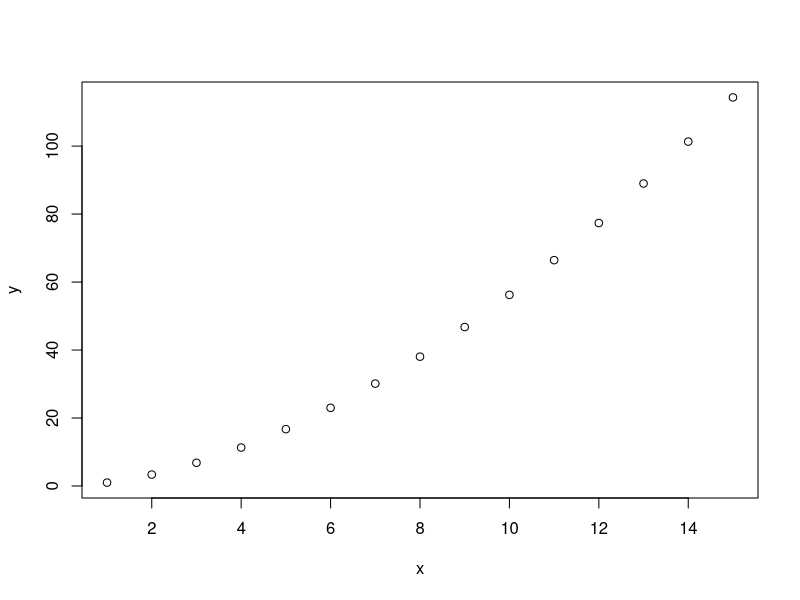
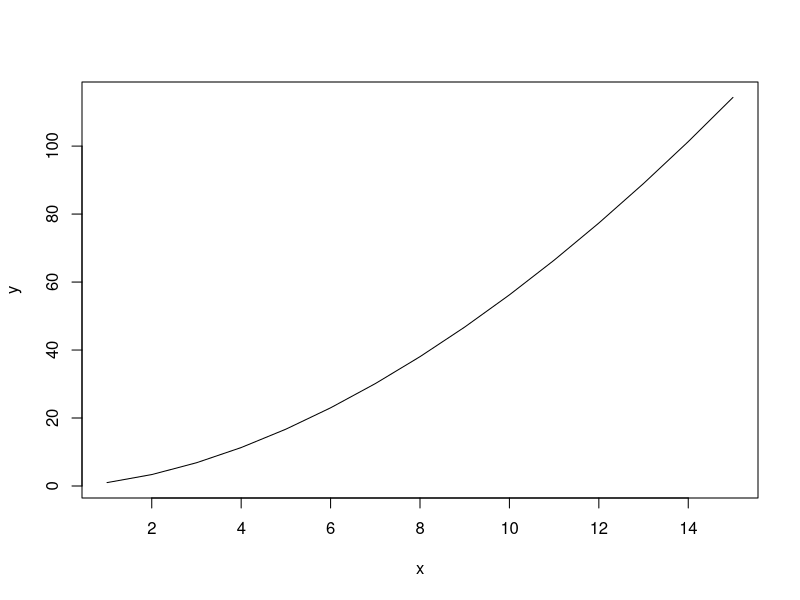
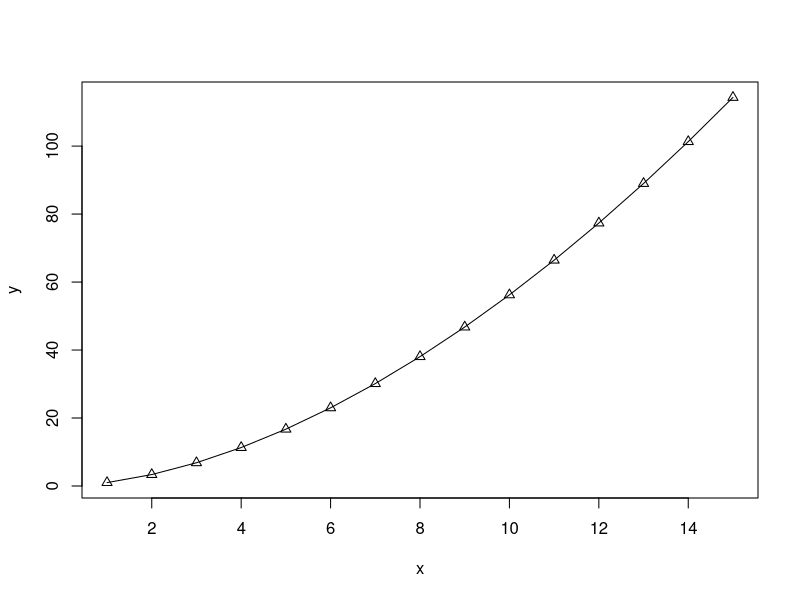
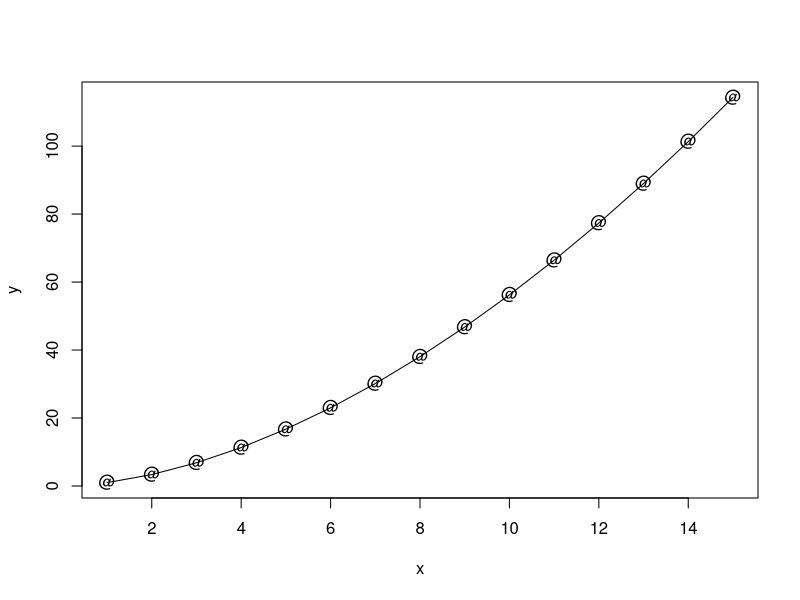
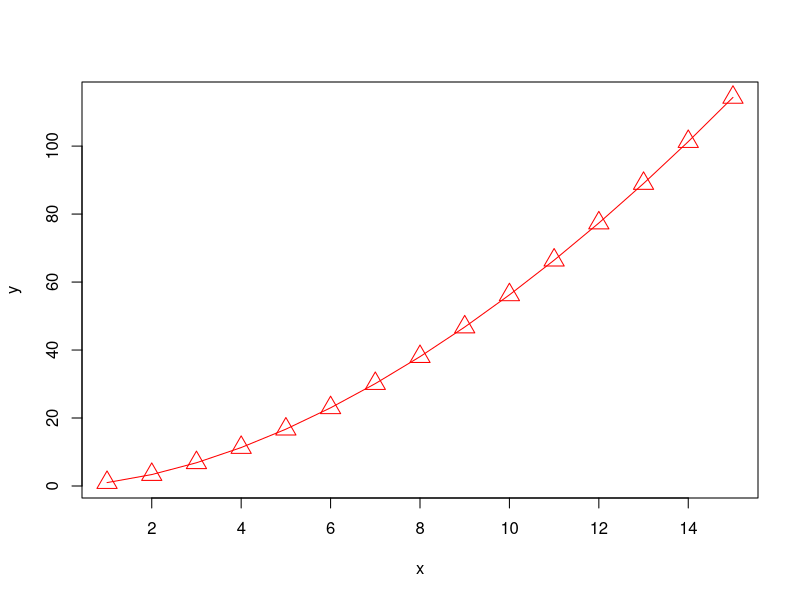
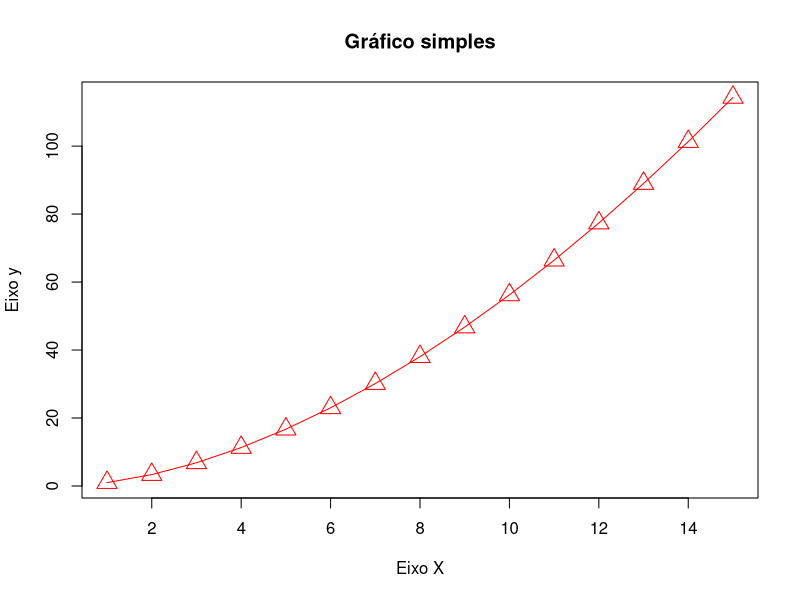
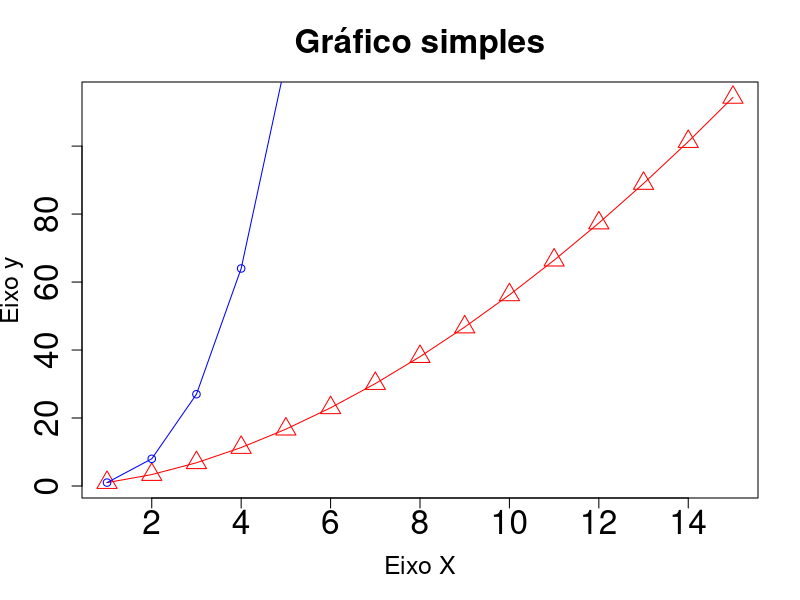
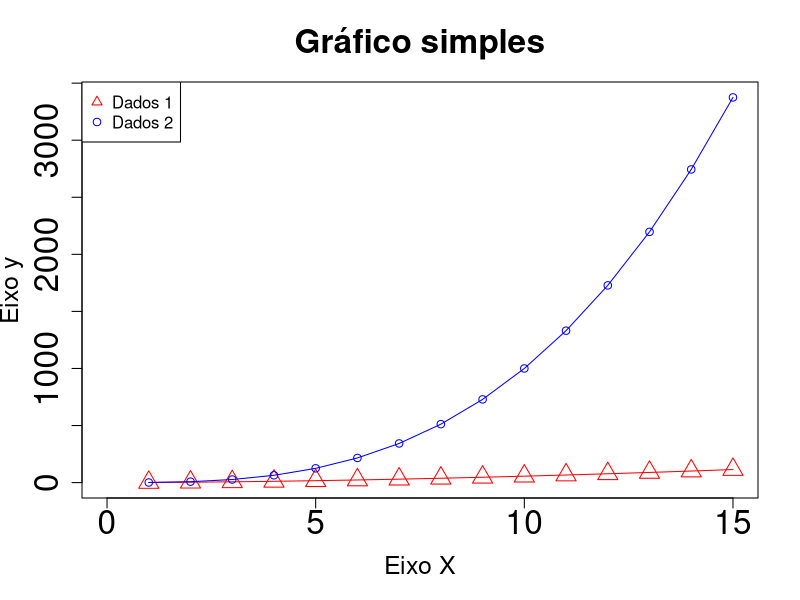

Recreate these plots in R, in order.
# Produzir gráficos de maneira fácil e rápida

# Três maneiras diferentes de criar gráficos em R
## Gráficos tradicionais (básicos) do R
## Pacote lattice
## Pacote ggplot2

par()



# Gráfico de Linhas

### Geralmente usado para indentificar tendencias nos dados
### Função plot()

### exemplo:
x<-1:15
y<- x**1.75
plot(x,y)
# conectando os pontos:
plot(x,y, type = "l")

plot(x,y, type = "o", pch=2)
plot(x,y, type = "o", pch='@')

#alterar tamanho e cor
plot(x,y, type = "o", pch=2,
    cex=2, col="red")

#titulo e eixos
plot(x,y, type = "o", pch=2,
     cex=2, col="red",
     xlab = "Eixo X",
     ylab = "Eixo y",
     main= "Gráfico simples")


#tamanho das fontes
plot(x,y, type = "o", pch=2,
     cex=2, col="red",
     xlab = "Eixo X",
     ylab = "Eixo y",
     main= "Gráfico simples",
     cex.lab=1.5, cex.axis=2, cex.main=2)
#adiciona nova linha
t<- x**3
lines(t, type = "o", col="blue")

#alterar tamanhos dos eixos x e y
#xlim = e ylim=
plot(x,y, type = "o", pch=2,
     cex=2, col="red",
     xlab = "Eixo X",
     ylab = "Eixo y",
     main= "Gráfico simples",
     cex.lab=1.5, cex.axis=2, cex.main=2,
     xlim = c(0,15),
     ylim= c(0,3375))
lines(t, type = "o", col="blue")


#adicionar legenda
#legend(x,y)
legend("topleft", pch = c(2,1),
       col = c("red","blue"),
       legend = c("Dados 1", "Dados 2"))

#para conter mais de um gráfico
#par(mfrow=c())
#par(mfrow=c(1,2)) divide a janela gráfica em um frame que permite acomodar dois gráficos em uma linha
par(mfrow=c(1,2)) #apenas uma janela com 2 gráficos

plot(x,y, type = "o", pch=3, cex=2, col="red")
plot(x,y, type = "o", pch=3, xlab="Eixo x", ylab = "Eixo Y",
     main = "Gráfico simples", cex.lab=1.5, cex.axis=2)


#gráfico de dispersão
#scatterplot
#Gráficos de dispersão são um dos tipos de gráficos mais usados na analise de dados
#São usados para representar correlação entre duas variáveis ou mais variáveis
#No R, ultiliza-se a função plot()


#dataset iris
plot(iris$Sepal.Length,
     iris$Petal.Length, main = "Iris dados")

plot(iris$Sepal.Length,
     iris$Petal.Length, main = "Iris dados", col = iris$Species)

#aumentar elementos
plot(iris$Sepal.Length,
     iris$Petal.Length, main = "Iris dados", col = iris$Species,
     pch=17, cex=2,
     xlab = "Sepal Length",
     ylab = "Petal Length")

#adicionar legend
legend(x= 4.5, y =7, pch = 17,
       col = c(1:3), legend = levels(iris$Species))


#Gráfico de barras
#barplot()

max.temp <- c(30,35,40,38,25,24,23)

barplot(max.temp)

#incrementando
barplot(max.temp, main="Temperatura Recife",
        xlab = "Dias", ylab = "Temperatura", 
        names.arg = c("Segunda","Terca","Quarta","Quinta","Sexta","Sabado","Domingo"),
        col = "yellow")

barplot(max.temp, main="Temperatura Recife",
        xlab = "Dias", ylab = "Temperatura", 
        names.arg = c("Segunda","Terca","Quarta","Quinta","Sexta","Sabado","Domingo"),
        col = rainbow(7))

#na horizontal só usar horiz = TRUE
barplot(max.temp, main="Temperatura Recife",
        xlab = "Dias", ylab = "Temperatura", 
        names.arg = c("Segunda","Terca","Quarta","Quinta","Sexta","Sabado","Domingo"),
        col = rainbow(7),
        horiz = T)


#Gráfico de barras empilhadas
#são criadas usando matriz

colors <- c("green", "orange", "brown")
months <- c("Mar","Apr","May","Jun","Jul")
regions <- c("East","West","North")

#matriz de valores
Values <- matrix(c(2,1,0,11,9,4,8,7,3,12,5,2,8,10,11),
                 nrow = 3, ncol = 5, byrow = T)

barplot(Values, main= "Rendimento total",
        names.arg = months, xlab = "Meses", ylab ="Rendimento",
        col = colors)


#beside para facilitar o entendimento
barplot(Values, main= "Rendimento total",
        names.arg = months, xlab = "Meses", ylab ="Rendimento",
        col = colors,
        beside = T)

legend("topleft", pch = c(15,15,15), col = colors,
  legend= regions)

#Histograma
#Visualizar e analisar os dados
#divide varivel em eixo x e eixo y
#hist()

Temperature <- airquality$Temp
hist(Temperature, col="grey")

Temperature <- airquality$Temp
hist(Temperature, col="grey", density = 10)

#Podemos escolher o numero de quebras da variavel com breaks=

hist(Temperature, col="grey", breaks = 20)

#se eu quiser densindade ao invés da frequencia:
hist(Temperature, col="grey", freq = F)

#Adicionar curva de densidade
densityTemp <- density(Temperature)
lines(densityTemp)


#Grafico de Pizza
#proporções de diferentes classes de dados
#pie()
x <- c(32,12,50,53)
labels <- c("Recife","Poa","SP","RJ")
pie(x,labels)

sum(USArrests$Murder)
typeof(USArrests)
pie(USArrests$Murder, rownames(USArrests))
head(trees)
pie(trees$Volume, rownames(trees))

#colocar titulo e cores
x <- c(32,12,30,53)
labels <- c("Recife","Poa","SP","RJ")
pie(x,labels, main = "Gráfico de cidades",
    col=rainbow(4))

#com as porcentagens
pct <- round(x/sum(x)*100)
lbls <- paste(labels, pct)
lbls <- paste(lbls,"%", sep="")
pie(x,labels=lbls,main = "Gráfico de cidades",
     col=rainbow(4))

legend("topright",
       legend= labels,
       cex = 0.8, fill=rainbow(length(x)))

#outro
x <- c(32,12,30,53)
labels <- c("Recife","Poa","SP","RJ")
pct <- round(x/sum(x)*100)
lbls <- paste(pct,"%", sep="")
pie(x,labels=lbls,main = "Gráfico de cidades",
    col=rainbow(4))

legend("topright",
       legend= labels,
       cex = 0.8, fill=rainbow(length(x)))

#Diagrama de caixa
#Box plot, distribuição de dados

boxplot(mtcars$mpg)

#verificar a relação entrempg e cyl
boxplot(mpg ~ cyl, data=mtcars,
        xlab = "Número de cilindros",
        ylab = "Milhas por galão",
        main="Dados de milhagem")

head(ChickWeight)
boxplot(weight ~ Diet, data=ChickWeight,
        xlab = "Dieta",
        ylab = "Peso",
        main="Media de Peso por dieta")

#tirando outlines dos dados
boxplot(weight ~ Diet, data=ChickWeight,
        xlab = "Dieta",
        ylab = "Peso",
        main="Media de Peso por dieta",
        outline = F)

#Salvamento automatico de dados criados

#Abra o ambiente grafico especificando o formato do arquivo
#que deseja salvar seu grafico usando funções como jpeg(),png(),svg() ou pdf()
#Argumentos adicionais como largura e altura da imagem também podem ser usados

#criar o gráfico

#Fechar o ambiente gráfico com a função dev.off()

pdf(file="saving_plot4.pdf")
Temperature <- airquality$Temp
hist(Temperature)
dev.off()